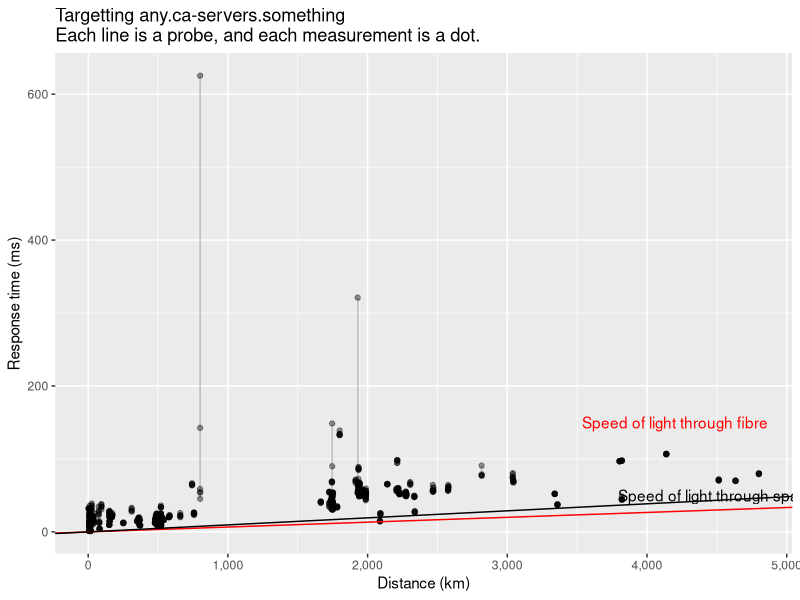

Write R code to recreate this figure.
#!/usr/bin/env Rscript
library(ggplot2)
library(scales)

anycast <- read.csv('anycast.csv', stringsAsFactors = FALSE)
anycast$as <- anycast$asn_v4
anycast[anycast$asf == 6,'as'] <- anycast[anycast$asf == 6,'asn_v6']
anycast$asn_v4 <- anycast$asn_v6 <- NULL
anycast$af <- factor(anycast$af, levels = c(4, 6))

for (prb_id in unique(anycast$prb_id)) {
  anycast[anycast$prb_id == prb_id,'probe.min.rt'] <-
    min(anycast[anycast$prb_id == prb_id,'rt'])
}
prb.rts <- sapply(unique(anycast$prb_id),
                  function(prb_id) min(anycast[anycast$prb_id == prb_id,'rt']))
names(prb.rts) <- unique(anycast$prb_id)

#theta <- anycast$dst_
#anycast$dist <-
#theta = lon2 - lon1
#dist = acos(sin(lat1) × sin(lat2) + cos(lat1) × cos(lat2) × cos(theta))
#if (dist < 0) dist = dist + pi
#dist = dist × 6371.2 

#p <- ggplot(subset(anycast, dist < 10^4 & lts < 500)) +
#anycast.outliers <- subset(anycast, lts > 500)
p <- ggplot(anycast) +
  aes(x = dist, y = rt, group = prb_id) +
  ggtitle('Targetting any.ca-servers.something
Each line is a probe, and each measurement is a dot.') +
  scale_x_continuous('Distance (km)', labels = comma) +
  scale_y_continuous('Response time (ms)', labels = comma) +
  geom_point(alpha = 0.4) + geom_line(alpha = 0.2) +
  geom_abline(intercept = 0, slope = 2 * (1000/299792), color = 'red') +
  geom_abline(intercept = 0, slope = 1.444 * 2 * (1000/299792)) +
  annotate('text', 4200, 150, label = 'Speed of light through fibre', color = 'red') +
  annotate('text', 4500,  50, label = 'Speed of light through space')
# geom_point(y = anycast$probe.min.rt, color = 'red')
# geom_text(data = anycast.outliers,
#           x = anycast.outliers$dist,
#           y = 1000 + 3 * (anycast.outliers$dist %% 100),
#           label = anycast.outliers$prb_id)

print(p)
